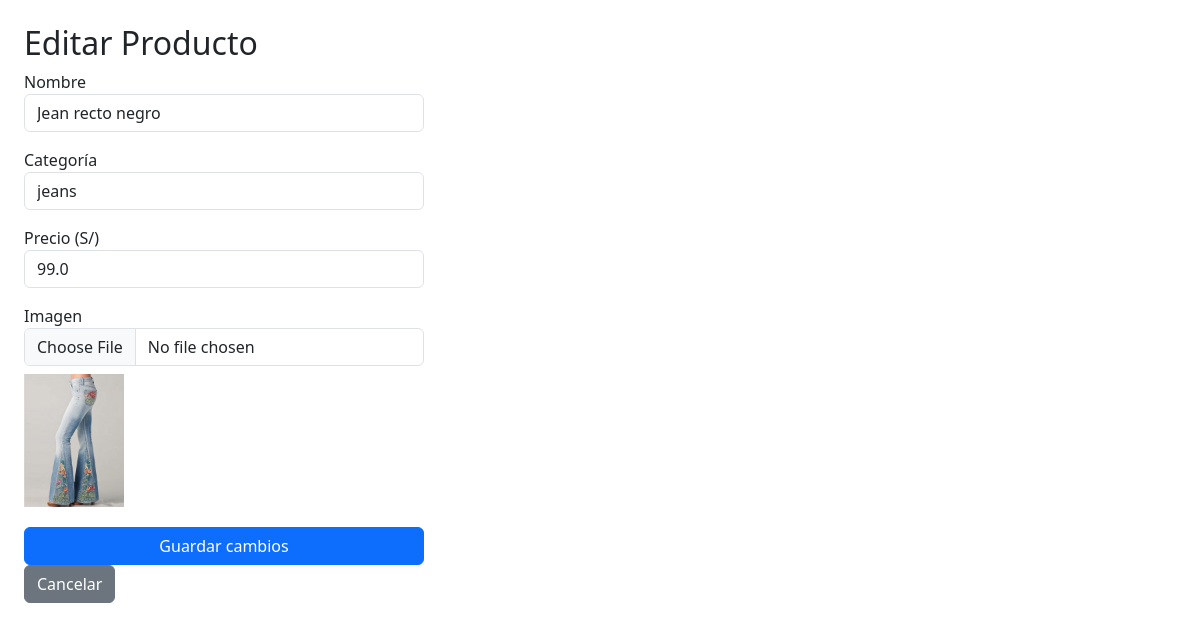
Page /admin/editar/2 (signed in) on the committed database.
### proyecto.py (models this page shows)
class Producto(db.Model):
    id        = db.Column(db.Integer, primary_key=True)
    nombre    = db.Column(db.String(100), nullable=False)
    categoria = db.Column(db.String(50), nullable=False)
    precio    = db.Column(db.Float, nullable=False)
    imagen    = db.Column(db.String(200), default="default.jpg")

### proyecto.py (the view, shortened to what this page needs)
@app.route("/admin/editar/<int:id>", methods=["GET", "POST"])
def admin_editar(id):
    if not solo_admin():
        abort(403)
    producto = Producto.query.get_or_404(id)
    return render_template("admin_form.html", producto=producto)

### proyecto.py (called while the page is built)
def solo_admin():
    return session.get("es_admin") == True

### templates/admin_form.html (shortened to what this page needs)
<!DOCTYPE html>
<html lang="es">
<head>
  <link rel="stylesheet" href="{{ url_for('static', filename='stylesheet.css') }}">
  <link href="https://cdn.jsdelivr.net/npm/bootstrap@5.3.3/dist/css/bootstrap.min.css" rel="stylesheet">
</head>
<body class="p-4">
  <h2>{{ 'Editar' if producto else 'Agregar' }} Producto</h2>
  <form method="POST" enctype="multipart/form-data" style="max-width:400px">
  <div class="mb-3">
    <label>Nombre</label>
    <input type="text" name="nombre" class="form-control"
           value="{{ producto.nombre if producto else '' }}" required/>
  </div>
  <div class="mb-3">
    <label>Categoría</label>
    <select name="categoria" class="form-control">
      {% for cat in ['jeans','zapatos','polos','casacas'] %}
      <option value="{{ cat }}" {{ 'selected' if producto and producto.categoria == cat }}>
        {{ cat }}
      </option>
      {% endfor %}
    </select>
  </div>
  <div class="mb-3">
    <label>Precio (S/)</label>
    <input type="number" name="precio" step="0.01" class="form-control"
           value="{{ producto.precio if producto else '' }}" required/>
  </div>
  <div class="mb-3">
    <label>Imagen</label>
    <input type="file" name="imagen" class="form-control" accept="image/*"/>
    {% if producto and producto.imagen %}
    <img src="{{ url_for('static', filename='img/' + producto.imagen) }}" width="100" class="mt-2"/>
    {% endif %}
  </div>
  <button type="submit" class="btn btn-primary">
    {{ 'Guardar cambios' if producto else 'Agregar producto' }}
  </button>
  <a href="{{ url_for('admin') }}" class="btn btn-secondary">Cancelar</a>
</form>
</body>
</html>

### static/stylesheet.css (style rules this page uses)
*, *::before, *::after { box-sizing: border-box; margin: 0; padding: 0; }
:root { --cream: #f7f7f7; --sand: #404a7e; --charcoal: #f7fdff; --warm: #660f00; --accent: #520000; --white: #ffb98a; --shadow: 0 4px 24px rgba(28, 28, 28, 0.08); --radius: 12px; }
html { scroll-behavior: smooth; }
body { background-color: var(--cream); color: var(--charcoal); font-weight: 300; line-height: 1.6; }
.btn-primary { width: 100%; padding: 11px; background:#ff6600; color: white; border: none; border-radius: 8px; font-size: 14px; font-weight: 500; cursor: pointer; margin-top: 4px; transition: background 0.25s; }

### rows in the picture
Producto: nombre "Jean recto negro", precio "99.0", imagen (picture)

### other values in the picture
{{ 'Editar' if producto else 'Agregar' }} "Editar"
{{ 'Guardar cambios' if producto else 'Agregar producto' }} "Guardar cambios"
form field categoria "jeans"
